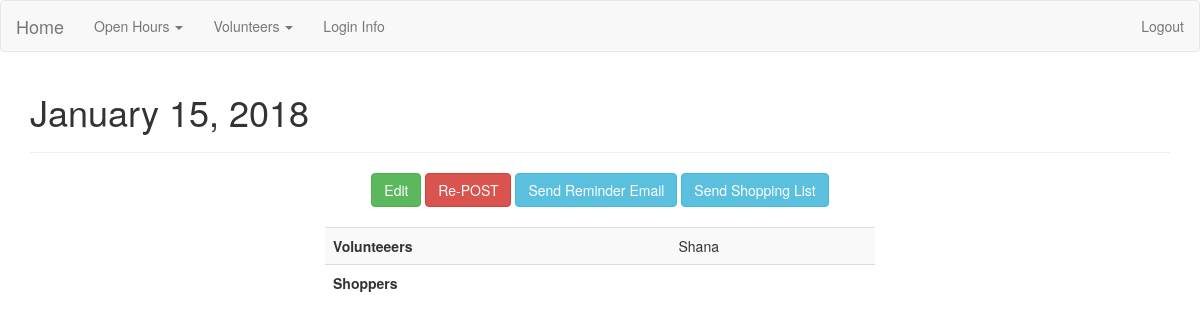
The app's page /openhours/2 (signed in), older data.
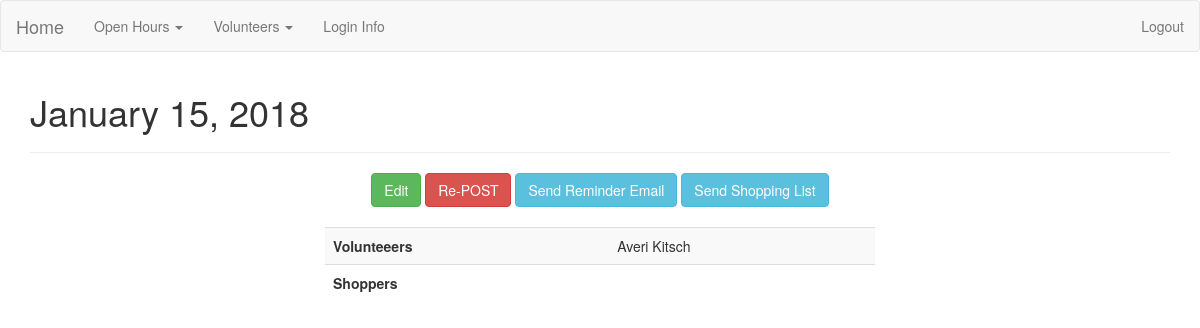
The same page, newer data.
### app/models.py (models this page shows, shortened)
class Volunteer(db.Model):
    id = db.Column(db.Integer(), primary_key=True)
    name = db.Column(db.String(100), unique=True)
    role = db.Column(db.String(50))
    email = db.Column(db.String(255), nullable=False)
    active = db.Column(db.Boolean)
    openhours = db.relationship('Openhour', secondary=openhour_volunteers, backref='ohvolunteers', lazy='subquery')
    openhour_shoppers = db.relationship('Openhour', secondary=openhour_shoppers, backref='ohshoppers', lazy='subquery')
    notes = db.relationship('Note', backref='openhour', lazy=True)

### app/openhours/views.py (the view)
@openhours_blueprint.route('/<string:id>')
@admin_logged_in
def show_openhour(id):
    openhour = Openhour.query.get(id)
    if openhour.notes:
        notes = openhour.notes[0]
    else:
        notes = False
    return render_template('openhour.html', openhour=openhour, notes=notes)

### app/login_helpers.py (called while the page is built)
def admin_logged_in(f):
    @wraps(f)
    def wrap(*args, **kwargs):
        if 'user' in session and session['user']=='admin':
            return f(*args, **kwargs)
        else:
            flash('You must have admin privileges to complete this action', 'danger')
            return redirect(url_for('index'))
    return wrap

### app/openhours/templates/openhour.html (shortened to what this page needs)
{% extends 'layout.html' %}
{% block body %}
  <h1>{{ openhour.date.strftime('%B %d, %Y') }}</h1>
  <hr>
    <div class="form">
      <div class="menu-center">
        <a class="btn btn-success" href="{{openhour.id}}/edit">Edit</a>
        {% if openhour.posted == False %}
          <a class="btn btn-info" href="{{openhour.id}}/post">POST</a>
        {% else %}
          <a class="btn btn-danger" href="{{openhour.id}}/post">Re-POST</a>
        {% endif %}
        <a class="btn btn-info" href="{{openhour.id}}/reminder_email">Send Reminder Email</a>
        <a class="btn btn-info" href="{{openhour.id}}/shopping_email">Send Shopping List</a>
      </div>
      <table class="table table-striped">
        <tr>
          <th>
            Volunteeers
          </th>
          <td>
            {% for volunteer in openhour.volunteers %}
              {{volunteer.name}}{{ "," if not loop.last }}
            {% endfor %}
          </td>
        </tr>
        <tr>
          <th>
            Shoppers
          </th>
          <td>
          </td>
        </tr>
      </table>
    {% endblock %}

Row changes from the older to the newer data that the page shows:
changed Volunteer: name "Shana" → "Averi Kitsch"
